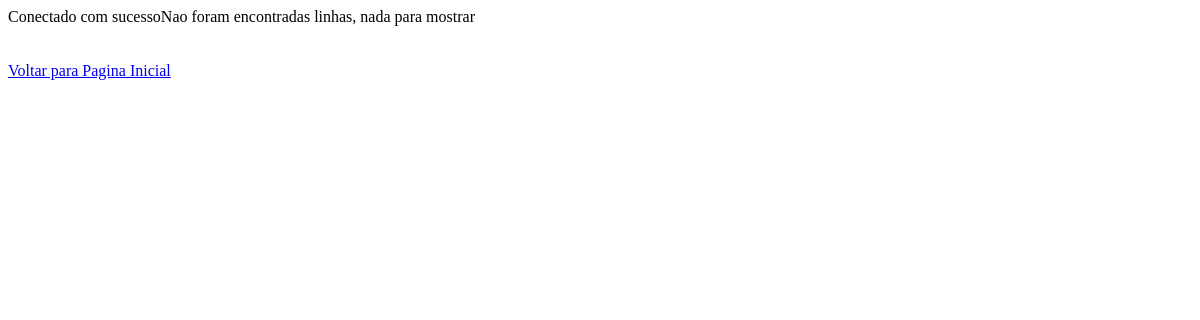
Before: /inventario_labs/Reportes/consulta.php with the older database file.
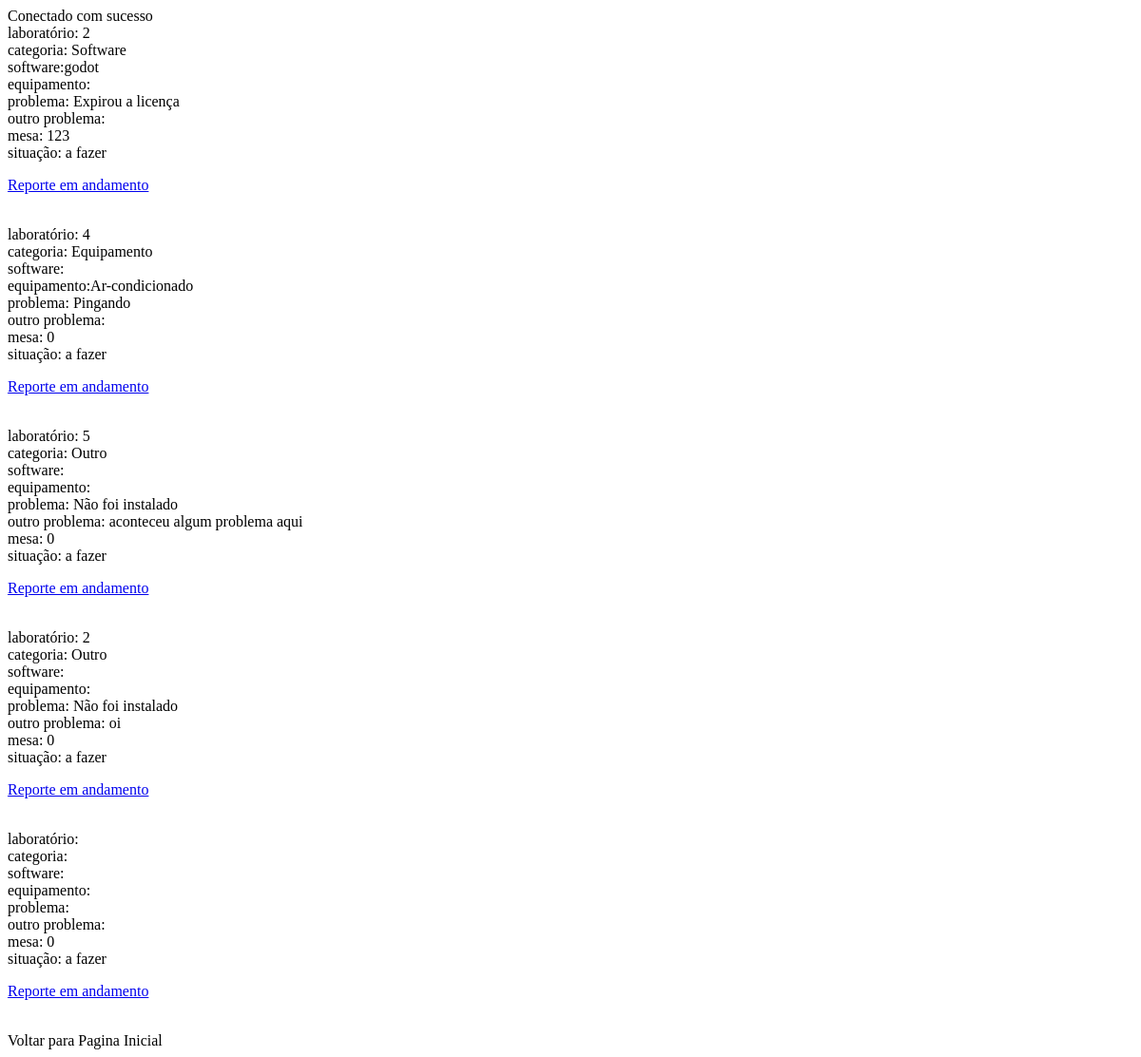
After: the same page with the newer database file.
### tables this page shows
CREATE TABLE `problemas` (
  `id` int(11) NOT NULL,
  `laboratório` text NOT NULL,
  `categoria` text NOT NULL,
  `software` text NOT NULL,
  `equipamento` text NOT NULL,
  `problema` text NOT NULL,
  `outro_problema` text NOT NULL,
  `mesa` int(3) NOT NULL,
  `situação` int(1) NOT NULL
);

### inventario_labs/Reportes/consulta.php (the view, shortened to what this page needs)
<!DOCTYPE html>
<html>
<head>
</head>
<body>
    <div class="tudo">
        <div>
            <?php
            $hostname = "localhost";
            $bancodedados = "inventario_labs";
            $usuario = "root";
            $senha = "";
            $mysqli = mysqli_connect($hostname, $usuario, $senha, $bancodedados);
            if ($mysqli->connect_errno) {
                echo "Falha ao conectar:(" . $mysqli->connect_errno . ")" . $mysqli->connect_error;
            } else {
                echo "Conectado com sucesso";
            }
            $sql = "SELECT id, laboratório, categoria, software, equipamento, problema, outro_problema, mesa, situação FROM problemas";
            $result = mysqli_query($mysqli, $sql);
            if (mysqli_num_rows($result) == 0) {
                echo "Nao foram encontradas linhas, nada para mostrar<br><br>";
            }
            while ($row = mysqli_fetch_assoc($result)) {
                echo '<div class="agrupamento> laboratório: ' . $row["laboratório"] . "<br>";
                echo 'categoria: ' . $row["categoria"] . '<br>';
                echo 'software:' . $row["software"] . '<br>';
                echo 'equipamento:' . $row["equipamento"] . '<br>';
                echo 'problema: ' . $row["problema"] . '<br>';
                echo 'outro problema: ' . $row["outro_problema"] . '<br>';
                echo 'mesa: ' . $row["mesa"] . '<br>';
                $situacao = $row["situação"];
                $id = $row["id"];
                if($situacao == 1){
                    echo 'situação: a fazer';
                    echo "<p><a href='update.php?id=$id'>Reporte em andamento</a><p></div><br>";
                }else if($situacao == 2){
                    echo 'situação: em andamento';
                    echo "<p><a href='update.php?id=$id'>Reporte concluído</a><p></div><br>";
                }else if($situacao == 3){
                    echo 'situação: feito';
                    echo "<p><a href='remover.php?id=$id'>Remover reporte</a><p></div><br>";
                }
            }
            ?>
            <br><a href="reportes.html">Voltar para Pagina Inicial</a>
        </div>
    </div>
</body>
</html>

Changed rows visible on the page:
added problemas: laboratório "2", categoria "Software", software "godot", problema "Expirou a licença", mesa "123"
added problemas: laboratório "4", categoria "Equipamento", equipamento "Ar-condicionado", problema "Pingando", mesa "0"
added problemas: laboratório "5", categoria "Outro", problema "Não foi instalado", outro_problema "aconteceu algum problema aqui", mesa "0"
added problemas: laboratório "2", categoria "Outro", problema "Não foi instalado", outro_problema "oi", mesa "0"
added problemas: mesa "0"
Other visible differences:
text no longer shown: "Nao foram encontradas linhas, nada para mostrar"
